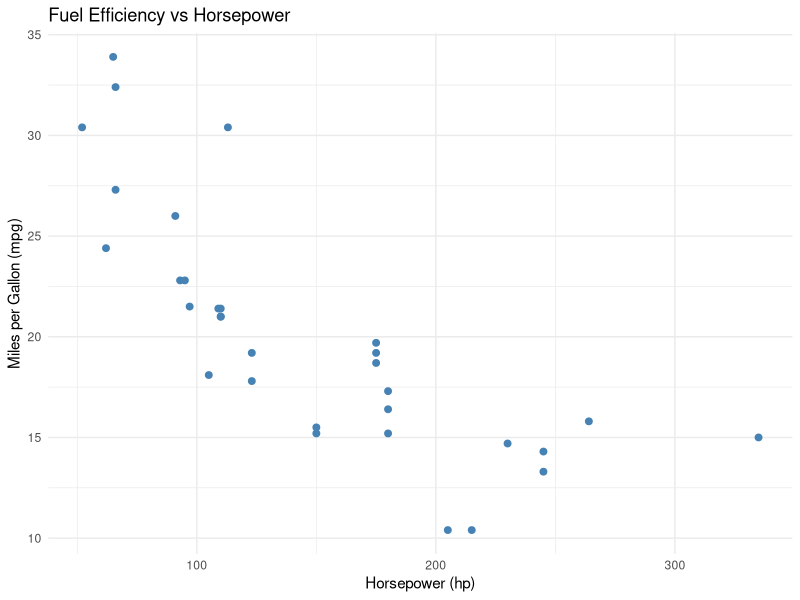

Here is the R script that generated this plot:
## ---- chunk 1
# Load necessary library
library(knitr)

# Summary statistics
summary_df <- summary(mtcars[, c("mpg", "hp", "wt")])
kable(summary_df, caption = "Summary Statistics of mpg, hp, and wt in mtcars")

## ---- chunk 2
# Load library
library(ggplot2)

# Create scatterplot
ggplot(mtcars, aes(x = hp, y = mpg)) +
  geom_point(color = "steelblue", size = 2) +
  labs(
    title = "Fuel Efficiency vs Horsepower",
    x = "Horsepower (hp)",
    y = "Miles per Gallon (mpg)"
  ) +
  theme_minimal()

